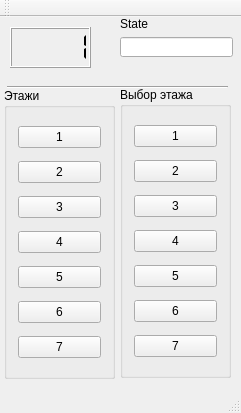
<?xml version="1.0" encoding="UTF-8"?>
<ui version="4.0">
 <class>MainWindow</class>
 <widget class="QMainWindow" name="MainWindow">
  <property name="geometry">
   <rect>
    <x>0</x>
    <y>0</y>
    <width>241</width>
    <height>413</height>
   </rect>
  </property>
  <property name="windowTitle">
   <string>MainWindow</string>
  </property>
  <widget class="QWidget" name="centralWidget">
   <widget class="QGroupBox" name="start_lift_box">
    <property name="geometry">
     <rect>
      <x>4</x>
      <y>71</y>
      <width>111</width>
      <height>291</height>
     </rect>
    </property>
    <property name="title">
     <string>Этажи</string>
    </property>
    <layout class="QGridLayout" name="gridLayout">
     <item row="2" column="0">
      <widget class="QPushButton" name="floor3BTN">
       <property name="text">
        <string>3</string>
       </property>
      </widget>
     </item>
     <item row="1" column="0">
      <widget class="QPushButton" name="floor2BTN">
       <property name="text">
        <string>2</string>
       </property>
      </widget>
     </item>
     <item row="0" column="0">
      <widget class="QPushButton" name="floor1BTN">
       <property name="text">
        <string>1</string>
       </property>
       <property name="default">
        <bool>false</bool>
       </property>
       <property name="flat">
        <bool>false</bool>
       </property>
      </widget>
     </item>
     <item row="3" column="0">
      <widget class="QPushButton" name="floor4BTN">
       <property name="text">
        <string>4</string>
       </property>
      </widget>
     </item>
     <item row="4" column="0">
      <widget class="QPushButton" name="floor5BTN">
       <property name="text">
        <string>5</string>
       </property>
      </widget>
     </item>
     <item row="5" column="0">
      <widget class="QPushButton" name="floor6BTN">
       <property name="text">
        <string>6</string>
       </property>
      </widget>
     </item>
     <item row="6" column="0">
      <widget class="QPushButton" name="floor7BTN">
       <property name="text">
        <string>7</string>
       </property>
      </widget>
     </item>
    </layout>
   </widget>
   <widget class="QGroupBox" name="lift_floor_box">
    <property name="geometry">
     <rect>
      <x>120</x>
      <y>70</y>
      <width>111</width>
      <height>291</height>
     </rect>
    </property>
    <property name="title">
     <string>Выбор этажа</string>
    </property>
    <layout class="QVBoxLayout" name="verticalLayout">
     <item>
      <widget class="QPushButton" name="floor1BTN_2">
       <property name="text">
        <string>1</string>
       </property>
       <property name="default">
        <bool>false</bool>
       </property>
       <property name="flat">
        <bool>false</bool>
       </property>
      </widget>
     </item>
     <item>
      <widget class="QPushButton" name="floor2BTN_2">
       <property name="text">
        <string>2</string>
       </property>
      </widget>
     </item>
     <item>
      <widget class="QPushButton" name="floor3BTN_2">
       <property name="text">
        <string>3</string>
       </property>
      </widget>
     </item>
     <item>
      <widget class="QPushButton" name="floor4BTN_2">
       <property name="text">
        <string>4</string>
       </property>
      </widget>
     </item>
     <item>
      <widget class="QPushButton" name="floor5BTN_2">
       <property name="text">
        <string>5</string>
       </property>
      </widget>
     </item>
     <item>
      <widget class="QPushButton" name="floor6BTN_2">
       <property name="text">
        <string>6</string>
       </property>
      </widget>
     </item>
     <item>
      <widget class="QPushButton" name="floor7BTN_2">
       <property name="text">
        <string>7</string>
       </property>
      </widget>
     </item>
    </layout>
   </widget>
   <widget class="QLCDNumber" name="lcdNumber">
    <property name="geometry">
     <rect>
      <x>10</x>
      <y>10</y>
      <width>81</width>
      <height>41</height>
     </rect>
    </property>
    <property name="segmentStyle">
     <enum>QLCDNumber::Flat</enum>
    </property>
    <property name="value" stdset="0">
     <double>1.000000000000000</double>
    </property>
   </widget>
   <widget class="QLineEdit" name="lift_state">
    <property name="geometry">
     <rect>
      <x>120</x>
      <y>20</y>
      <width>113</width>
      <height>20</height>
     </rect>
    </property>
    <property name="readOnly">
     <bool>true</bool>
    </property>
   </widget>
   <widget class="QLabel" name="state_label">
    <property name="geometry">
     <rect>
      <x>120</x>
      <y>0</y>
      <width>47</width>
      <height>13</height>
     </rect>
    </property>
    <property name="text">
     <string>State</string>
    </property>
   </widget>
   <widget class="Line" name="line">
    <property name="geometry">
     <rect>
      <x>7</x>
      <y>60</y>
      <width>221</width>
      <height>20</height>
     </rect>
    </property>
    <property name="frameShadow">
     <enum>QFrame::Sunken</enum>
    </property>
    <property name="orientation">
     <enum>Qt::Horizontal</enum>
    </property>
   </widget>
  </widget>
  <widget class="QMenuBar" name="menuBar">
   <property name="geometry">
    <rect>
     <x>0</x>
     <y>0</y>
     <width>241</width>
     <height>21</height>
    </rect>
   </property>
  </widget>
  <widget class="QToolBar" name="mainToolBar">
   <attribute name="toolBarArea">
    <enum>TopToolBarArea</enum>
   </attribute>
   <attribute name="toolBarBreak">
    <bool>false</bool>
   </attribute>
  </widget>
  <widget class="QStatusBar" name="statusBar"/>
 </widget>
 <layoutdefault spacing="6" margin="11"/>
 <resources/>
 <connections/>
</ui>
